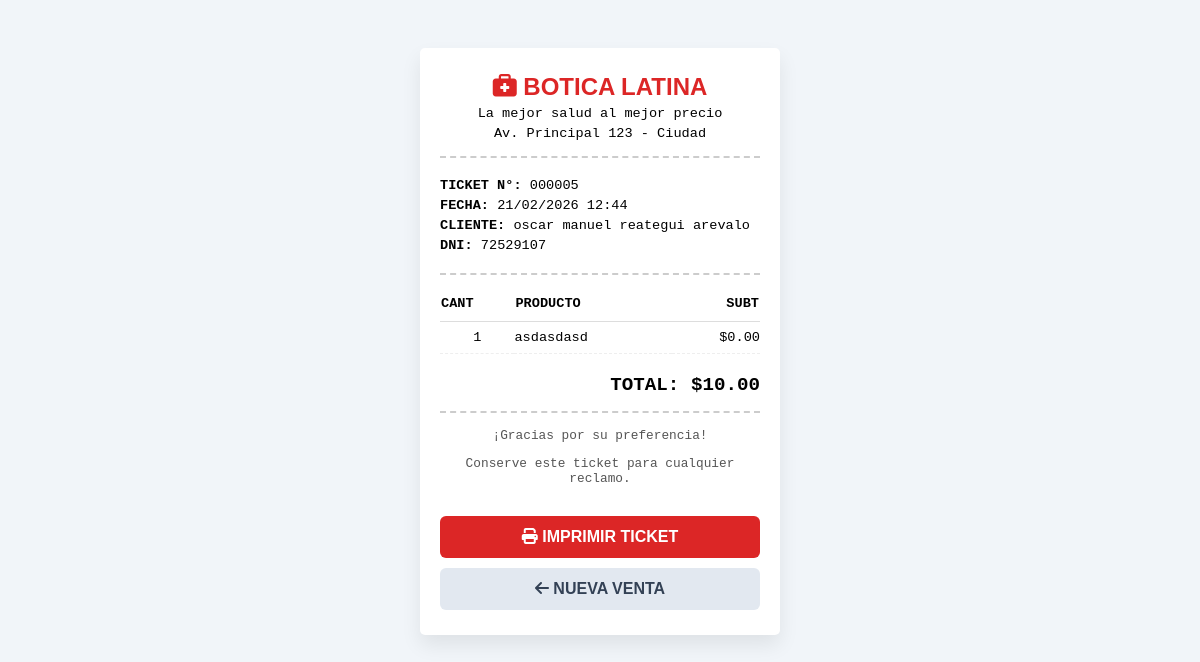
Screenshot of /index.php?view=boleta&id=5 (signed in) with the database file from the repository.
### tables this page shows
CREATE TABLE `ventas` (
  `id` int(11) NOT NULL,
  `cliente_nombre` varchar(150) DEFAULT 'Público General',
  `cliente_dni` varchar(20) DEFAULT NULL,
  `total` decimal(10,2) NOT NULL,
  `fecha` datetime DEFAULT current_timestamp()
);

CREATE TABLE `detalle_ventas` (
  `id` int(11) NOT NULL,
  `id_venta` int(11) NOT NULL,
  `id_producto` int(11) NOT NULL,
  `cantidad` int(11) NOT NULL,
  `precio` decimal(10,2) NOT NULL,
  `subtotal` decimal(10,2) NOT NULL,
  `unidades_reales` int(11) DEFAULT 0
);

CREATE TABLE `productos` (
  `id` int(11) NOT NULL,
  `codigo` varchar(100) NOT NULL,
  `descripcion` varchar(255) DEFAULT NULL,
  `compra` decimal(10,2) DEFAULT 0.00,
  `venta` decimal(10,2) DEFAULT 0.00,
  `stock` int(11) DEFAULT 0,
  `principio_activo` varchar(255) DEFAULT NULL,
  `laboratorio` varchar(255) DEFAULT NULL,
  `presentacion` varchar(255) DEFAULT NULL,
  `lote` varchar(100) DEFAULT NULL,
  `fecha_vencimiento` date DEFAULT NULL,
  `requiere_receta` tinyint(1) DEFAULT 0,
  `unidades_por_caja` int(11) DEFAULT 1,
  `unidades_por_blister` int(11) DEFAULT 1,
  `precio_caja` decimal(10,2) DEFAULT 0.00,
  `precio_blister` decimal(10,2) DEFAULT 0.00,
  `precio_unidad` decimal(10,2) DEFAULT 0.00,
  `stock_minimo` int(11) DEFAULT 20,
  `categoria` varchar(100) DEFAULT 'Medicamentos',
  `detalles` text DEFAULT NULL
);

### models/Venta.php (called while the page is built, shortened)
<?php
class Venta {
    private $db;
    public function __construct($conexion) {
        $this->db = $conexion;
    }
    public function getVenta($id) {
        $stmt = $this->db->prepare("SELECT * FROM ventas WHERE id = ?");
        $stmt->execute([$id]);
        return $stmt->fetch(PDO::FETCH_ASSOC);
    }
    public function getDetalles($id_venta) {
        $stmt = $this->db->prepare("SELECT d.*, p.descripcion FROM detalle_ventas d JOIN productos p ON d.id_producto = p.id WHERE d.id_venta = ?");
        $stmt->execute([$id_venta]);
        return $stmt->fetchAll(PDO::FETCH_ASSOC);
    }
}
?>

### views/boleta.php (the view, shortened to what this page needs)
<!DOCTYPE html>
<html lang="es">
<head>
    <link rel="stylesheet" href="https://cdnjs.cloudflare.com/ajax/libs/font-awesome/6.4.0/css/all.min.css">
</head>
<body>
    <div class="ticket-box">
        <div class="header-ticket">
            <h1><i class="fa-solid fa-briefcase-medical"></i> BOTICA LATINA</h1>
            <p>La mejor salud al mejor precio</p>
            <p>Av. Principal 123 - Ciudad</p>
        </div>
        <div class="info-ticket">
            <div><strong>TICKET N°:</strong> <?php echo str_pad($venta['id'], 6, "0", STR_PAD_LEFT); ?></div>
            <div><strong>FECHA:</strong> <?php echo date("d/m/Y H:i", strtotime($venta['fecha'])); ?></div>
            <div><strong>CLIENTE:</strong> <?php echo htmlspecialchars($venta['cliente_nombre'] ?? 'Público General'); ?></div>
            <?php if(!empty($venta['cliente_dni'])): ?>
                <div><strong>DNI:</strong> <?php echo htmlspecialchars($venta['cliente_dni']); ?></div>
            <?php endif; ?>
        </div>
        <table class="items-ticket">
            <thead>
                <tr>
                    <th>CANT</th>
                    <th>PRODUCTO</th>
                    <th class="right">SUBT</th>
                </tr>
            </thead>
            <tbody>
                <?php foreach($detalles as $d):
                    $desc = $d['descripcion'] ?? 'Producto';
                    $cant = $d['cantidad'] ?? 1;
                    $precio = $d['precio_unitario'] ?? 0;
                    $subt = $cant * $precio;
                ?>
                <tr>
                    <td class="center"><?php echo $cant; ?></td>
                    <td><?php echo htmlspecialchars($desc); ?></td>
                    <td class="right">$<?php echo number_format($subt, 2); ?></td>
                </tr>
                <?php endforeach; ?>
            </tbody>
        </table>
        <div class="total-ticket">
            TOTAL: $<?php echo number_format($venta['total'], 2); ?>
        </div>
        <div class="footer-ticket">
            <p>¡Gracias por su preferencia!</p>
            <p>Conserve este ticket para cualquier reclamo.</p>
        </div>
        <div class="actions">
            <button class="btn btn-print" onclick="window.print()"><i class="fa-solid fa-print"></i> IMPRIMIR TICKET</button>
            <a href="index.php?view=caja" class="btn btn-back"><i class="fa-solid fa-arrow-left"></i> NUEVA VENTA</a>
        </div>
    </div>
</body>
</html>

### views/boleta.php (style rules this page uses)
body { font-family: 'Courier New', Courier, monospace; background-color: #f1f5f9; display: flex; justify-content: center; padding: 40px 20px; }
.ticket-box { background-color: #fff; width: 320px; padding: 25px 20px; box-shadow: 0 10px 20px rgba(0,0,0,0.08); border-radius: 5px; color: #000; }
.header-ticket { text-align: center; margin-bottom: 20px; border-bottom: 2px dashed #ccc; padding-bottom: 15px; }
.header-ticket h1 { margin: 0; font-size: 1.5rem; color: #dc2626; font-family: Arial, sans-serif; font-weight: 900; }
.header-ticket p { margin: 5px 0 0 0; font-size: 0.85rem; }
.info-ticket { font-size: 0.85rem; margin-bottom: 20px; border-bottom: 2px dashed #ccc; padding-bottom: 15px; }
.info-ticket div { margin-bottom: 5px; }
.items-ticket { width: 100%; border-collapse: collapse; font-size: 0.85rem; margin-bottom: 20px; }
.items-ticket th { text-align: left; padding-bottom: 10px; border-bottom: 1px solid #ddd; }
.items-ticket td { padding: 8px 0; border-bottom: 1px dashed #eee; }
.items-ticket .right { text-align: right; }
.items-ticket .center { text-align: center; }
.total-ticket { font-size: 1.2rem; font-weight: bold; text-align: right; border-bottom: 2px dashed #ccc; padding-bottom: 15px; margin-bottom: 15px; }
.footer-ticket { text-align: center; font-size: 0.8rem; color: #555; }
.actions { margin-top: 30px; display: flex; flex-direction: column; gap: 10px; }
.btn { padding: 12px; border-radius: 6px; text-decoration: none; text-align: center; font-family: Arial, sans-serif; font-weight: bold; cursor: pointer; border: none; font-size: 1rem; }
.btn-print { background-color: #dc2626; color: white; }
.btn-back { background-color: #e2e8f0; color: #334155; }

### rows the page displays
ventas: id "000005", fecha "21/02/2026 12:44", cliente_nombre "oscar manuel reategui arevalo", cliente_dni "72529107", total "10.00"
detalle_ventas: cantidad "1", id_producto.descripcion "asdasdasd", cantidad "0.00"
